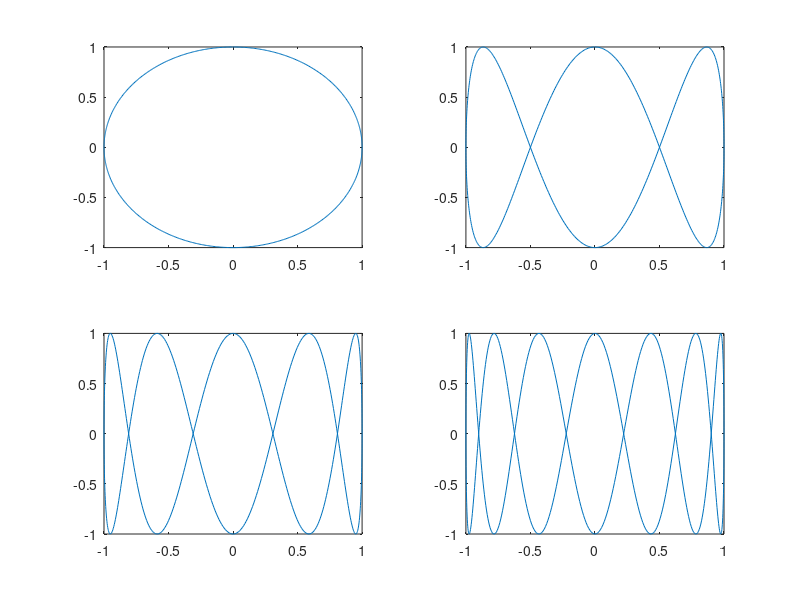

Write the MATLAB code that produced this figure.
close all;
clear all;
clc;
t=0:.01:2*pi;
subplot(2,2,1), plot(sin(t),cos(t))
subplot(2,2,2), plot(sin(t),cos(3*t))
subplot(2,2,3), plot(sin(t),cos(5*t))
subplot(2,2,4), plot(sin(t),cos(7*t))